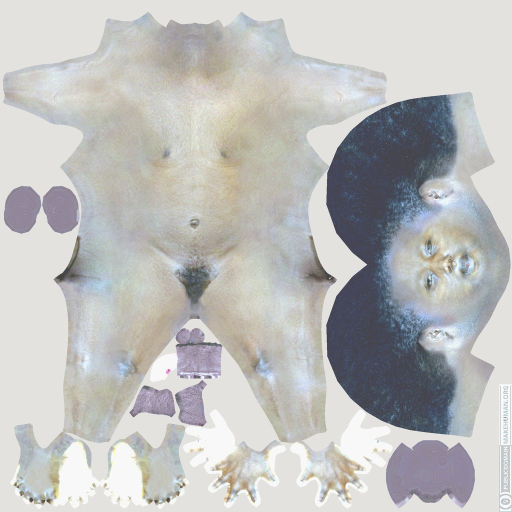
#> input picture assets/skin_detail_dark.jpg, 1024 x 1024 px (shown at 1/2 size)
$ python make_skin_detail.py ../assets/skin_detail_dark.jpg ../assets/skin_detail_light.jpg ../assets/skin_detail_light.jpg
#> lines starting #> are read from the running program, lines starting #| are printed output that depends on the picture
#!/usr/bin/env python3
"""Skin detail maps for the players from MakeHuman's CC0 skins (makehuman_system_assets, skins/young_*_male).

  python3 tools/make_skin_detail.py <young_lightskinned_male_diffuse.png> <young_darkskinned_male_diffuse.png> assets/

The game colours every player's skin with his own tone; these maps carry what a flat tone lacks - the face (eyes,
brows, lips, the shading of nose and cheeks), the hands and knees, pores. Each map is the skin texture divided by
its own typical skin colour, so it is ~1.0 on plain skin and darker / redder on features, then stored x STORE so
it fits a texture; the material multiplies the tone by 1 / STORE. Two maps: features drawn on light and on dark
skin read differently, the game picks by tone.
"""
import sys

import numpy as np
from PIL import Image

STORE = 0.78
light, dark, out = sys.argv[1], sys.argv[2], sys.argv[3]
for src, name in ((light, "skin_detail_light.jpg"), (dark, "skin_detail_dark.jpg")):
    im = np.asarray(Image.open(src).convert("RGB"), np.float32) / 255.0
    lum = im @ np.array([0.2126, 0.7152, 0.0722], np.float32)
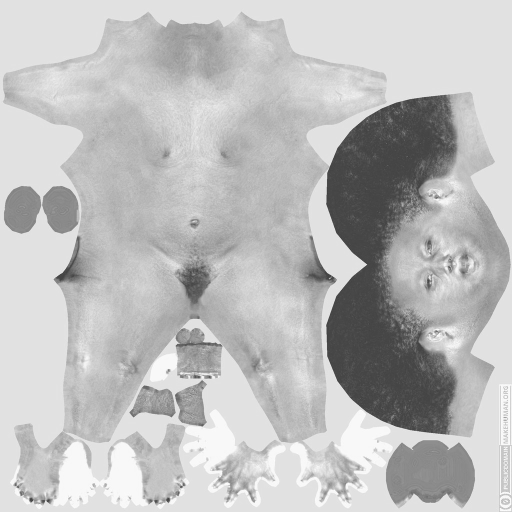
#> lum: shape (1024, 1024) float32 (shown at 1/2 size); min 0.178, max 1, mean 0.744
    # typical skin: the median of the texels that are skin (not the black background of the atlas)
    mask = lum > 0.05
#> mask: shape (1024, 1024) bool; every value is 1
    ref = np.median(im[mask], axis=0)
#> ref = [0.78, 0.784, 0.773]
    d = im / np.maximum(ref, 1e-3)
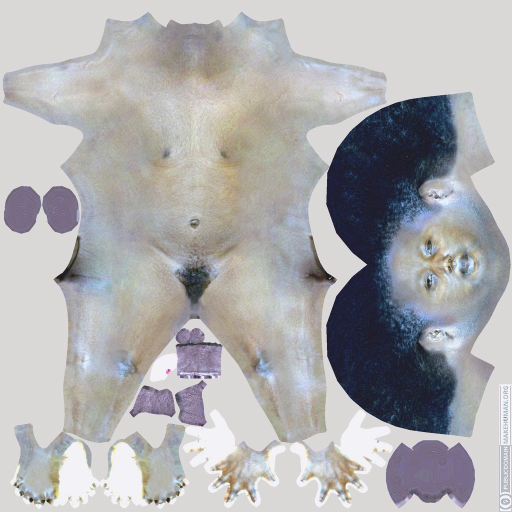
#> d: shape (1024, 1024, 3) float32 (shown at 1/2 size); mean R, G, B 0.952, 0.949, 0.957; drawn with min black and max white
    # keep the features, tame the extremes (hair stubble, the atlas' black borders)
    d = np.clip(d, 0.35, 1.25)
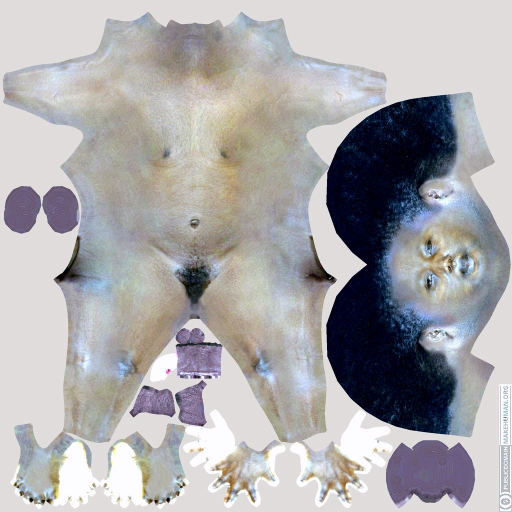
#> d: shape (1024, 1024, 3) float32 (shown at 1/2 size); mean R, G, B 0.953, 0.949, 0.957; drawn with min black and max white
    d[~mask] = 1.0
    small = Image.fromarray(np.clip(d * STORE * 255.0, 0, 255).astype(np.uint8)).resize((1024, 1024), Image.LANCZOS)
    small.save(out.rstrip("/") + "/" + name, quality=88)
    print("wrote", name, "ref", np.round(ref, 3))
#| wrote skin_detail_light.jpg ref [0.78  0.784 0.773]
#> pass 2 of the loop `for src, name in ((light, "skin_detail_light.jpg"), (dark, "skin_detai..`:
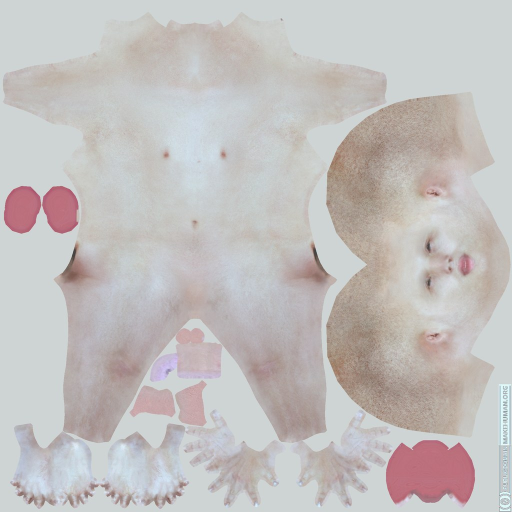
#> input picture assets/skin_detail_light.jpg, 1024 x 1024 px (shown at 1/2 size)
#> `lum = im @ np.array([0.2126, 0.7152, 0.0722], np.float32)`:
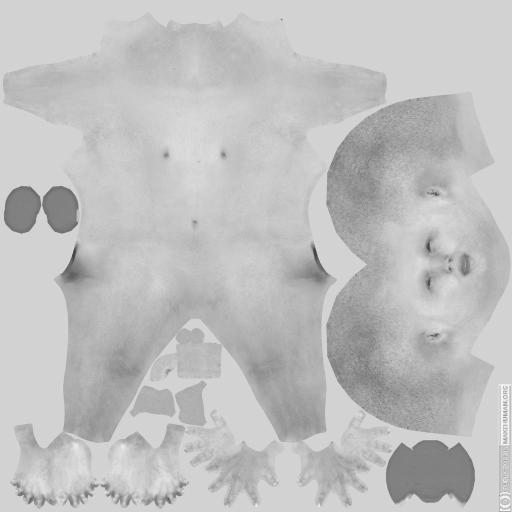
#> lum: shape (1024, 1024) float32 (shown at 1/2 size); min 0.223, max 0.995, mean 0.753
#> ref = [0.776, 0.776, 0.776]
#> `d = im / np.maximum(ref, 1e-3)`:
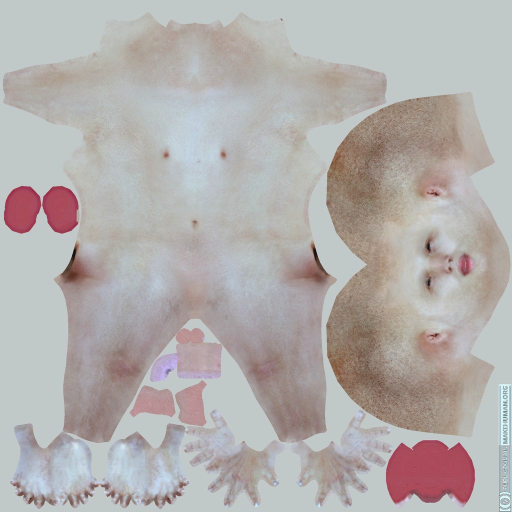
#> d: shape (1024, 1024, 3) float32 (shown at 1/2 size); mean R, G, B 0.987, 0.965, 0.96; drawn with min black and max white
#| wrote skin_detail_dark.jpg ref [0.776 0.776 0.776]
